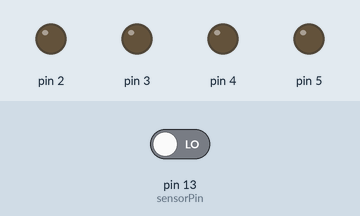
Recording of a sketch running on a simulated Arduino Uno, built with avr-gcc and run on an emulated ATmega328P. Shown: output pins drawn as LEDs (lit = HIGH). The inputs (shaded band) are chosen by the test bench; at power-on: pin 13 (sensorPin) LOW. Pins used as bus, display or sensor lines are not drawn.

Above: at 1.2 s.
1.3 s: pin 13 (sensorPin) driven HIGH
At 2.0 s:
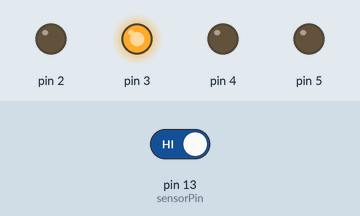
2.8 s: pin 13 (sensorPin) driven LOW
At 3.1 s:
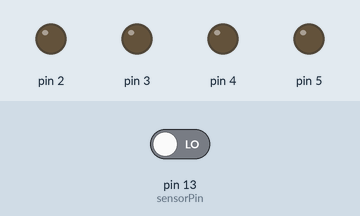
Timing chart, 0 to 5.8 s (numbered marks = the images above; inputs shaded):
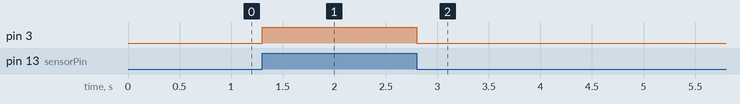

Measured:
- after the input at 1.3 s, pin 3: LOW → HIGH at once
- after the input at 2.8 s, pin 3: HIGH → LOW at once

The sketch:

sketch_may19a.ino
```cpp
int vccPin = 12;
int gndPin = 11;
int sensorPin = 13;
int Value = 0;
void setup() {
  pinMode(2,OUTPUT);
  pinMode(3,OUTPUT);
  pinMode(4,OUTPUT);
  pinMode(5,OUTPUT);
  pinMode(vccPin,OUTPUT);
  pinMode(gndPin,OUTPUT);
  pinMode(sensorPin,INPUT);
  digitalWrite(vccPin,HIGH);
  digitalWrite(gndPin,LOW);
  Serial.begin(9600);
}
int i = 2;
void loop() {
  Value = digitalRead(sensorPin);
  if(Value==1){digitalWrite(3,HIGH);}
  else digitalWrite(3,LOW);

  delay(100);
}
```
